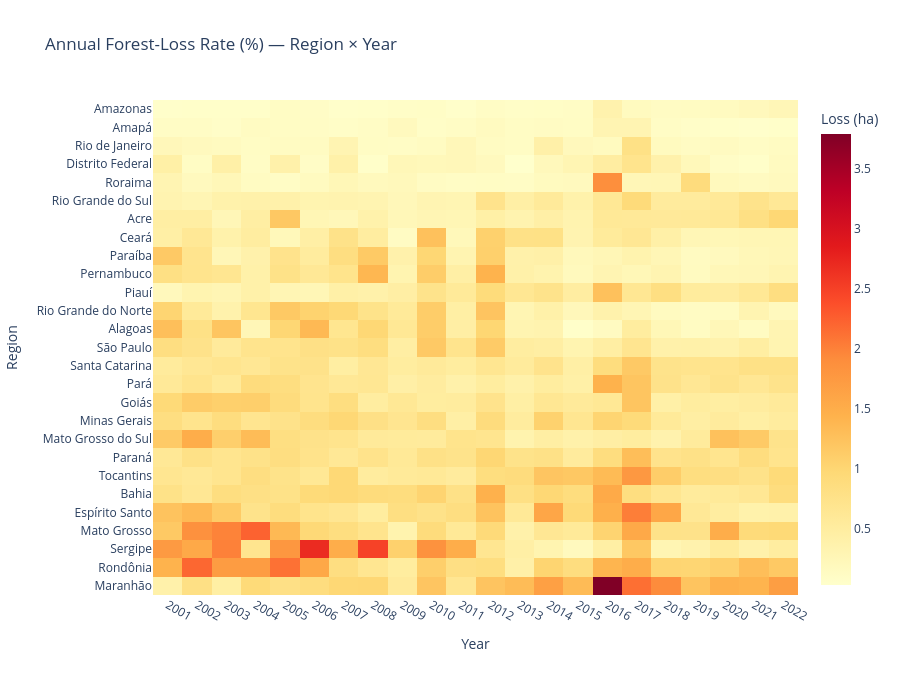

Notebook code for this chart:
### Markdown cell above
## Loss Rate Heatmap

### Code cell
plot_loss_rate_heatmap(processed).show()

### Figure 1 — Plotly figure (JSON) as saved in the notebook; plotly's stock layout.template omitted (floating-point values rounded to 4 significant figures; data arrays with more than 128 entries replaced by an {"elided": "..."} marker saying what was removed)
{"data": [{"colorbar": {"title": {"text": "Loss (ha)"}}, "colorscale": [[0.0, "rgb(255,255,204)"], [0.125, "rgb(255,237,160)"], [0.25, "rgb(254,217,118)"], [0.375, "rgb(254,178,76)"], [0.5, "rgb(253,141,60)"], [0.625, "rgb(252,78,42)"], [0.75, "rgb(227,26,28)"], [0.875, "rgb(189,0,38)"], [1.0, "rgb(128,0,38)"]], "type": "heatmap", "x": ["2001", "2002", "2003", "2004", "2005", "2006", "2007", "2008", "2009", "2010", "2011", "2012", "2013", "2014", "2015", "2016", "2017", "2018", "2019", "2020", "2021", "2022"], "y": ["Maranhão", "Rondônia", "Sergipe", "Mato Grosso", "Espírito Santo", "Bahia", "Tocantins", "Paraná", "Mato Grosso do Sul", "Minas Gerais", "Goiás", "Pará", "Santa Catarina", "São Paulo", "Alagoas", "Rio Grande do Norte", "Piauí", "Pernambuco", "Paraíba", "Ceará", "Acre", "Rio Grande do Sul", "Roraima", "Distrito Federal", "Rio de Janeiro", "Amapá", "Amazonas"], "z": {"elided": "27x22 float values"}}], "layout": {"height": 675, "title": {"text": "Annual Forest-Loss Rate (%) — Region × Year"}, "xaxis": {"title": {"text": "Year"}}, "yaxis": {"title": {"text": "Region"}}}}
